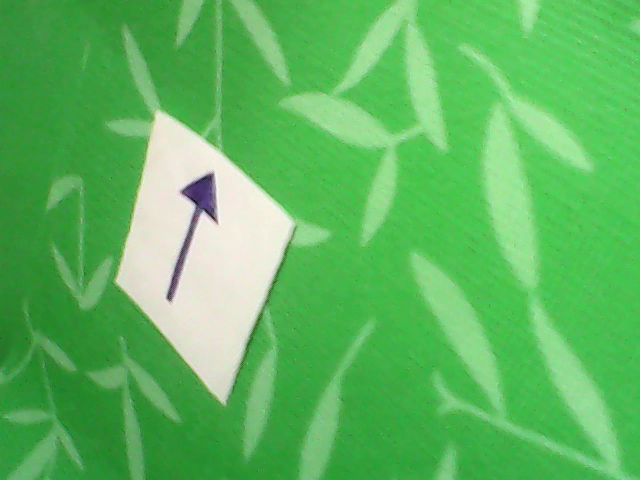
#> input picture data/imgs/arrow/vlcsnap-2020-10-21-18h01m22s212.png, 640 x 480 px; its folder holds only this picture in this run
$ jupyter execute cv_hw3.ipynb   (shell and % lines are left out)
#> lines starting #> are read from the running program, lines starting #| are printed output that depends on the picture; after the words box and inside, x2 and y2 are one past the last pixel; in counts of white or black regions, pixels touching at a corner belong together; long printed decimals are rounded
# Домашнее задание 3

[x] [1 балл] Реализуйте чтение изображений, лежащих в /data/imgs/arrow (как в демо с калибровкой камеры с семинара). Вся обязательная часть задания выполняется с этими изображениями

[x] [2 балла] Реализуйте нахождение расстояния от камеры до листка, учитывая, что это тот же листок, что был в первом демо

[x] [3 балла] Реализуйте приведение изображения листка к "виду сверху"

[x] [6 баллов] Реализуйте определение направления, в котором указывает стрелка. Можно использовать скелетонизацию из первого семинара по зрению: получить маску темной области (стрелки) внутри изображения листка, применить скелетонизацию, вычислить направление. Можно поступить иначе: после нахождения маски вычислить градиенты Собеля по x и y и проанализировать их направления. P.S. Можно использовать и полностью свой метод

[ ] [3 балла] Доп. задача 1: Примените написанный Вами код к видео https://drive.google.com/file/d/1AQhg2lL5FL4edlOcxY2SHOOZ-v9TgHBD/view?usp=sharing. Загрузите видео на свой гугл диск, а затем дополните имеющийся код монтированием диска и чтением в цикле кадров видео, приведёнными в конце семинара

[ ] [5 баллов] Доп. задача 2: определите, нормально ли видно листок в кадре. На некоторых кадрах его видно не полностью, один или больше уголков находятся за кадром. Это можно автоматически обнаруживать, к примеру используя размеры стрелки, и выводить на соответствующем кадре маркер - текст или цветную метку

[cell 1]
cd cvr_course/notebooks

[cell 2]
import numpy as np
import cv2
import time
import os
import math
import sys
import glob
from matplotlib import pyplot as plt


imgs = glob.glob ("../data/imgs/arrow/*.png")


def find_contour(img):

    low = 200
    high = 255
    low_th  = (low, low, low)
    high_th = (high, high, high)

    mask = cv2.inRange (img, low_th, high_th)
    rect_kernel = cv2.getStructuringElement(cv2.MORPH_RECT, (5, 30))
    threshed = cv2.morphologyEx(mask, cv2.MORPH_CLOSE, rect_kernel)

    contours, hierarchy = cv2.findContours (threshed, cv2.RETR_TREE, cv2.CHAIN_APPROX_SIMPLE)

    good_contours = []
    for contrs in contours:
        length = cv2.arcLength (contrs, True)
        if  length > 200:
            good_contours.append(contrs)

    cnt = good_contours[0]
    approx_h = cv2.convexHull (cnt)

    epsilon = 0.05 * cv2.arcLength (approx_h, True)
    approx = cv2.approxPolyDP (approx_h, epsilon, True)

    return approx

def find_distance(approx):
    length = cv2.arcLength (approx, True)
    distance = 180.0 * 364 / length

    return distance


fig, ax = plt.subplots(2, 5, figsize=(20, 20))
for frame in imgs:
    img = cv2.imread(frame)
#> img is the input picture: shape (480, 640, 3); mean B, G, R 95, 183.6, 93.3


    approx = find_contour(img)
#> in find_contour, `mask = cv2.inRange (img, low_th, high_th)`:
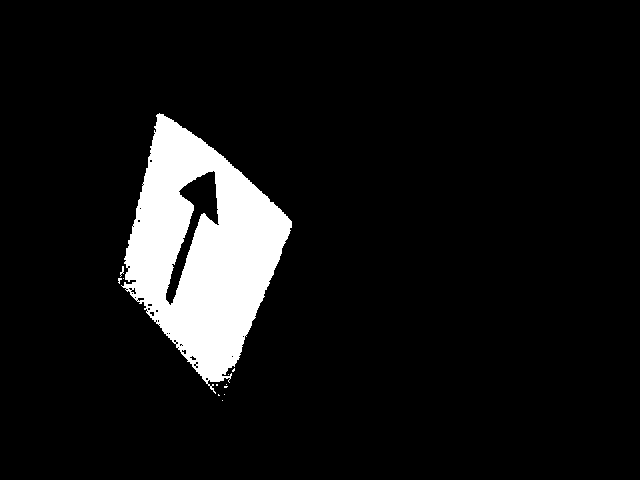
#> mask: shape (480, 640); 8.2% white; 12 white regions (10 under 20 px), largest, box (x1, y1, x2, y2) and area: (121, 113, 292, 394) 24980, (120, 266, 124, 277) 21
#> in find_contour, `threshed = cv2.morphologyEx(mask, cv2.MORPH_CLOSE, rect_kernel)`:
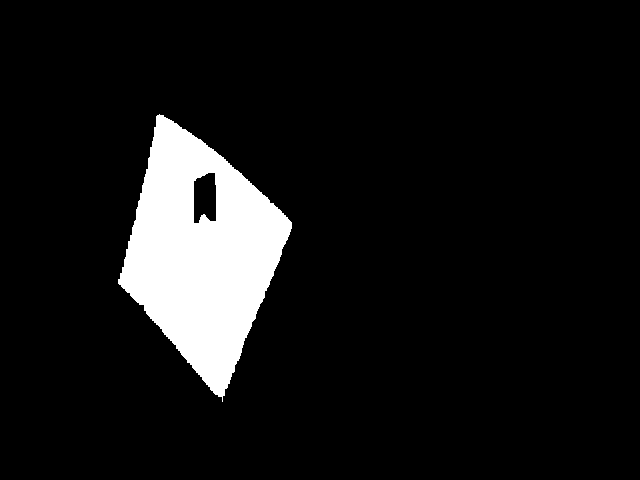
#> threshed: shape (480, 640); 8.7% white; 1 white region
#> in find_contour, `contours, hierarchy = cv2.findContours (threshed, cv2.RETR_TREE, cv2.C..`: contours = 2 contours; box (x1, y1, x2, y2) and area: (118, 114, 292, 402) 27224, (193, 172, 217, 224) 1017
#> the loop in find_contour, `for contrs in contours:` made 2 passes
#> length on passes 1 to 2: 778.8, 149.1
#> after the loop in find_contour, `for contrs in contours:`: good_contours = 1 contour; box (x1, y1, x2, y2) and area: (118, 114, 292, 402) 27224
#> in find_contour, `cnt = good_contours[0]`: cnt = contour of 390 points, box (x1, y1, x2, y2) (118, 114, 292, 402), area 27224
#> in find_contour, `approx_h = cv2.convexHull (cnt)`: approx_h = contour of 20 points, box (x1, y1, x2, y2) (118, 114, 292, 402), area 28230
#> in find_contour, `epsilon = 0.05 * cv2.arcLength (approx_h, True)`: epsilon = 34.81
#> in find_contour, `approx = cv2.approxPolyDP (approx_h, epsilon, True)`: approx = [[159, 114], [291, 222], [222, 401], [118, 283]]
#> approx = [[159, 114], [291, 222], [222, 401], [118, 283]]

    distance = find_distance(approx)
#> in find_distance, `length = cv2.arcLength (approx, True)`: length = 693.6
#> in find_distance, `distance = 180.0 * 364 / length`: distance = 94.47
#> distance = 94.47


    i = imgs.index(frame)
    print("image" ,i , "distance: ",  distance)
#| image 0 distance:  94.466

    cv2.drawContours(img, approx, -1, (255, 0, 0), 10)
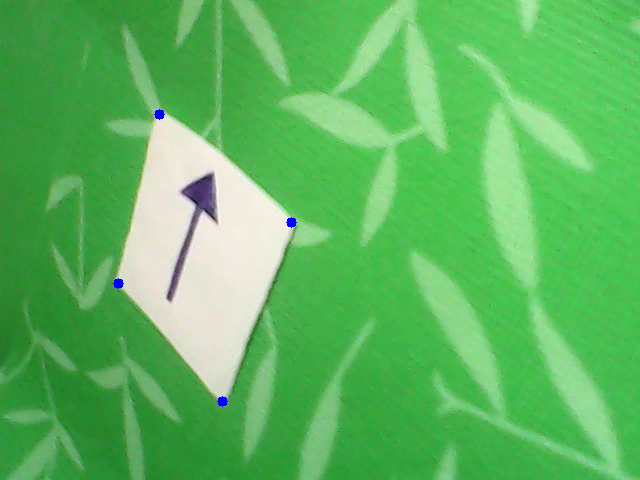
#> img: shape (480, 640, 3); 0.11% of pixels changed, all inside (x1, y1, x2, y2) = (113, 109, 297, 407)

    if i < 5:
        ax[0, i].imshow(img)
    else:
        ax[1, i-5].imshow(img)

plt.show()

[cell 3]
def order_points(pts):
    rect = np.zeros((4, 2), dtype="float32")

    sum = pts.sum(axis=1)

    rect[0] = pts[np.argmin(sum)]
    rect[2] = pts[np.argmax(sum)]

    diff = np.diff(pts, axis=1)
    diff_ = np.delete(diff, [np.argmin(sum), np.argmax(sum)])

    min_val = diff_[np.argmin(diff_)]
    max_val = diff_[np.argmax(diff_)]

    for i, val in enumerate(diff):
        if val == min_val:
            rect[1] = pts[i]
        if val == max_val:
            rect[3] = pts[i]

    return rect

def four_point_transform(image, pts):

    rect = order_points(pts)
    (tl, tr, br, bl) = rect

    widthA = np.sqrt(((br[0] - bl[0]) ** 2) + ((br[1] - bl[1]) ** 2))
    widthB = np.sqrt(((tr[0] - tl[0]) ** 2) + ((tr[1] - tl[1]) ** 2))
    maxWidth = max(int(widthA), int(widthB))

    heightA = np.sqrt(((tr[0] - br[0]) ** 2) + ((tr[1] - br[1]) ** 2))
    heightB = np.sqrt(((tl[0] - bl[0]) ** 2) + ((tl[1] - bl[1]) ** 2))
    maxHeight = max(int(heightA), int(heightB))

    dst = np.array([
        [0, 0],
        [maxWidth - 1, 0],
        [maxWidth - 1, maxHeight - 1],
        [0, maxHeight - 1]], dtype="float32")

    M = cv2.getPerspectiveTransform(rect, dst)

    warped = cv2.warpPerspective(image, M, (maxWidth, maxHeight))

    return warped

[cell 4]
fig, ax = plt.subplots(2, 5, figsize=(20, 20))


img_for_templ = cv2.imread(imgs[0])
approx = find_contour(img_for_templ)
#> the loop in find_contour (call 2), `for contrs in contours:` made 2 passes
warped = four_point_transform (img_for_templ, np.asarray (approx) [:, 0, :])
#> in order_points, `sum = pts.sum(axis=1)`: sum = [273, 513, 623, 401]
#> in order_points, `diff = np.diff(pts, axis=1)`: diff = [-45, -69, 179, 165]
#> in order_points, `diff_ = np.delete(diff, [np.argmin(sum), np.argmax(sum)])`: diff_ = [-69, 165]
#> in order_points, `min_val = diff_[np.argmin(diff_)]`: min_val = -69
#> in order_points, `max_val = diff_[np.argmax(diff_)]`: max_val = 165
#> the loop in order_points, `for i, val in enumerate(diff):` made 4 passes
#> val on passes 1 to 4: [-45], [-69], [179], [165]
#> after the loop in order_points, `for i, val in enumerate(diff):`: rect = [[159, 114], [291, 222], [222, 401], [118, 283]]
#> in four_point_transform, `(tl, tr, br, bl) = rect`: tl = [159, 114]; tr = [291, 222]; br = [222, 401]; bl = [118, 283]
#> in four_point_transform, `widthA = np.sqrt(((br[0] - bl[0]) ** 2) + ((br[1] - bl[1]) ** 2))`: widthA = 157.3
#> in four_point_transform, `widthB = np.sqrt(((tr[0] - tl[0]) ** 2) + ((tr[1] - tl[1]) ** 2))`: widthB = 170.6
#> in four_point_transform, `maxWidth = max(int(widthA), int(widthB))`: maxWidth = 170
#> in four_point_transform, `heightA = np.sqrt(((tr[0] - br[0]) ** 2) + ((tr[1] - br[1]) ** 2))`: heightA = 191.8
#> in four_point_transform, `heightB = np.sqrt(((tl[0] - bl[0]) ** 2) + ((tl[1] - bl[1]) ** 2))`: heightB = 173.9
#> in four_point_transform, `maxHeight = max(int(heightA), int(heightB))`: maxHeight = 191
#> in four_point_transform, `dst = np.array([ [0, 0], [maxWidth - 1, 0], [maxWidth - 1, maxHeight -..`: dst = [[0, 0], [169, 0], [169, 190], [0, 190]]
#> in four_point_transform, `M = cv2.getPerspectiveTransform(rect, dst)`: M = [[1.68, 0.407, -313.1], [-0.869, 1.06, 17.09], [0.00235, -0.000512, 1]]
#> in four_point_transform, `warped = cv2.warpPerspective(image, M, (maxWidth, maxHeight))`:
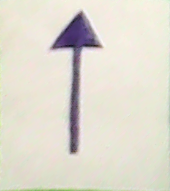
#> warped: shape (191, 170, 3); mean B, G, R 208, 219.9, 224
img_templ = warped[15:51, 58:105]
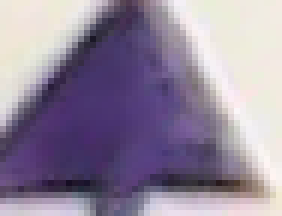
#> img_templ: shape (36, 47, 3) (shown 6 times larger); mean B, G, R 156.2, 134.8, 146.6

warped_array = []

for frame in imgs:

    img = cv2.imread(frame)

    approx = find_contour(img)

    # print(np.asarray(approx) [:, 0, :])

    warped = four_point_transform (img, np.asarray (approx) [:, 0, :])
#> the loop in order_points (call 2), `for i, val in enumerate(diff):` made 4 passes
    warped_array.append(warped)

    i = imgs.index(frame)
    if i < 5:
        ax[0, i].imshow(warped)
    else:
        ax[1, i-5].imshow(warped)

plt.show()

[cell 5]
fig, ax = plt.subplots(2, 5, figsize=(20, 20))

for i in range(len(warped_array)):

    img_warp = warped_array[i]
    res = cv2.matchTemplate(img_warp, img_templ, cv2.TM_CCORR_NORMED)
    min_val, max_val, min_loc, max_loc = cv2.minMaxLoc(res)

    dx, dy = [int(img_templ.shape[0]/2), int(img_templ.shape[1]/2)]

    arrow_loc = (max_loc[0]+dy, max_loc[1]+dx)
    cv2.circle(img_warp, arrow_loc, 25, (255, 0, 0), 1 )

    img_c_loc = (int(img_warp.shape[1]/2), int(img_warp.shape[0]/2))

    cv2.circle(img_warp, img_c_loc, 1, (0, 0, 255), -1 )


    if i < 5:
        ax[0, i].imshow(img_warp)
    else:
        ax[1, i-5].imshow(img_warp)
#> this loop made 1 pass
#> (min_val, max_val, min_loc, max_loc, dx, dy, arrow_loc, img_c_loc) on pass 1: (0.772, 1, (33, 26), (58, 15), 18, 23, (81, 33), (85, 95))
#> pass 1, `res = cv2.matchTemplate(img_warp, img_templ, cv2.TM_CCORR_NORMED)`:
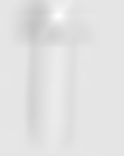
#> res: shape (156, 124) float32; min 0.772, max 1, mean 0.889

plt.show()

$ run again, on data/imgs/arrow/vlcsnap-2020-10-21-18h01m36s056.png
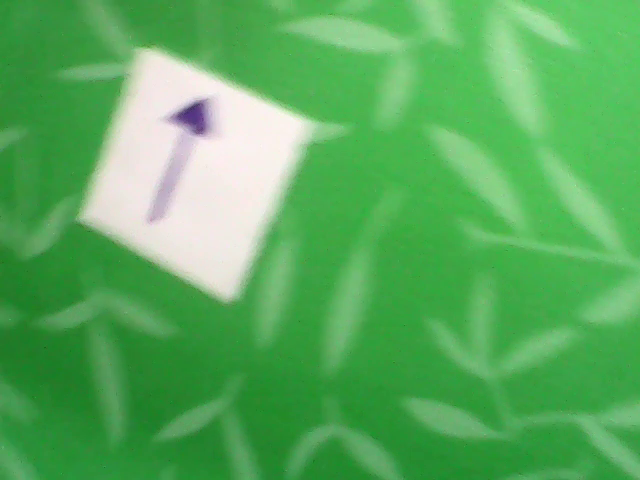
#> input picture data/imgs/arrow/vlcsnap-2020-10-21-18h01m36s056.png, 640 x 480 px
#> img is the input picture: shape (480, 640, 3); mean B, G, R 94, 172.7, 89.4
#> in find_contour, `mask = cv2.inRange (img, low_th, high_th)`:
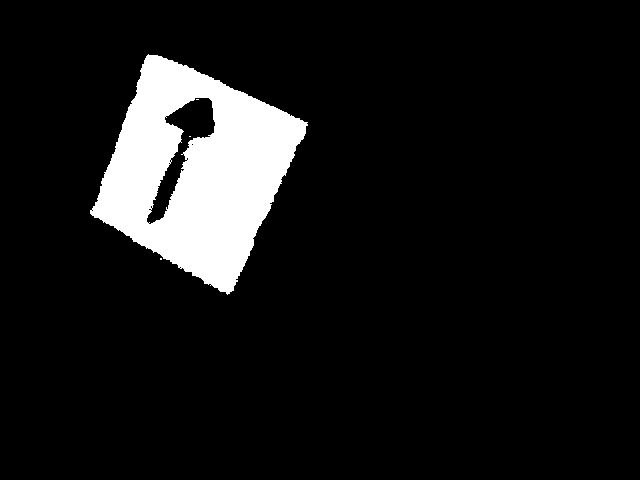
#> mask: shape (480, 640); 9.1% white; 4 white regions (3 under 20 px), largest, box (x1, y1, x2, y2) and area: (90, 54, 308, 295) 27964
#> threshed: shape (480, 640); 9.5% white; 1 white region
#> contours = 3 contours; box (x1, y1, x2, y2) and area: (90, 55, 308, 296) 30208, (183, 98, 213, 144) 1117, (157, 176, 169, 220) 396
#> the loop in find_contour, `for contrs in contours:` made 3 passes
#> length on passes 1 to 3: 778.7, 101, 141.5
#> after the loop in find_contour, `for contrs in contours:`: good_contours = 1 contour; box (x1, y1, x2, y2) and area: (90, 55, 308, 296) 30208
#> cnt = contour of 380 points, box (x1, y1, x2, y2) (90, 55, 308, 296), area 30208
#> approx_h = contour of 22 points, box (x1, y1, x2, y2) (90, 55, 308, 296), area 31425
#> epsilon = 34.7
#> in find_contour, `approx = cv2.approxPolyDP (approx_h, epsilon, True)`: approx = [[148, 55], [307, 123], [227, 295], [90, 214]]
#> in find_distance, `length = cv2.arcLength (approx, True)`: length = 691
#> in find_distance, `distance = 180.0 * 364 / length`: distance = 94.82
#| image 0 distance:  94.815
#> img: shape (480, 640, 3); 0.11% of pixels changed, all inside (x1, y1, x2, y2) = (85, 50, 313, 301)
#> the loop in find_contour (call 2), `for contrs in contours:` made 3 passes
#> sum = [203, 430, 522, 304]
#> diff = [-93, -184, 68, 124]
#> diff_ = [-184, 124]
#> in order_points, `min_val = diff_[np.argmin(diff_)]`: min_val = -184
#> in order_points, `max_val = diff_[np.argmax(diff_)]`: max_val = 124
#> the loop in order_points, `for i, val in enumerate(diff):` made 4 passes
#> val on passes 1 to 4: [-93], [-184], [68], [124]
#> after the loop in order_points, `for i, val in enumerate(diff):`: rect = [[148, 55], [307, 123], [227, 295], [90, 214]]
#> tl = [148, 55]; tr = [307, 123]; br = [227, 295]; bl = [90, 214]
#> widthA = 159.2
#> widthB = 172.9
#> maxWidth = 172
#> heightA = 189.7
#> heightB = 169.2
#> maxHeight = 189
#> dst = [[0, 0], [171, 0], [171, 188], [0, 188]]
#> M = [[1.21, 0.441, -203.2], [-0.459, 1.07, 8.9], [0.00106, -0.000216, 1]]
#> the loop in order_points (call 2), `for i, val in enumerate(diff):` made 4 passes
#> the loop `for i in range(len(warped_array)): ` made 1 pass
#> (min_val, max_val, min_loc, max_loc, dx, dy, arrow_loc, img_c_loc) on pass 1: (0.858, 1, (32, 25), (58, 15), 18, 23, (81, 33), (86, 94))
#> pass 1, `res = cv2.matchTemplate(img_warp, img_templ, cv2.TM_CCORR_NORMED)`:
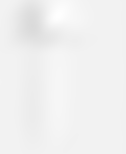
#> res: shape (154, 126) float32; min 0.858, max 1, mean 0.946

$ run again, on data/imgs/arrow/vlcsnap-2020-10-21-18h01m44s163.png
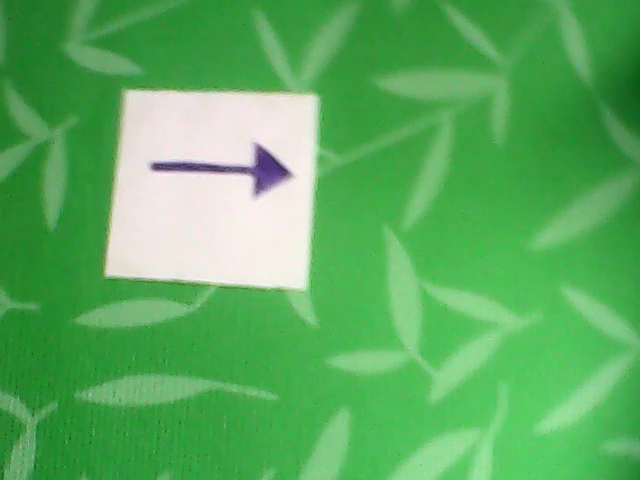
#> input picture data/imgs/arrow/vlcsnap-2020-10-21-18h01m44s163.png, 640 x 480 px
#> img is the input picture: shape (480, 640, 3); mean B, G, R 95, 172.5, 90.7
#> in find_contour, `mask = cv2.inRange (img, low_th, high_th)`:
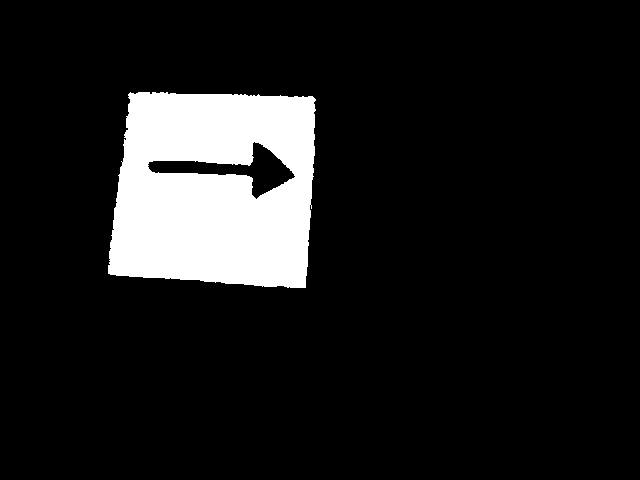
#> mask: shape (480, 640); 11% white; 1 white region, box (x1, y1, x2, y2) and area: (108, 92, 316, 288) 33724
#> threshed: shape (480, 640); 11.5% white; 1 white region
#> contours = 2 contours; box (x1, y1, x2, y2) and area: (108, 93, 316, 289) 36024, (252, 143, 278, 199) 1124
#> the loop in find_contour, `for contrs in contours:` made 2 passes
#> length on passes 1 to 2: 779.1, 143
#> after the loop in find_contour, `for contrs in contours:`: good_contours = 1 contour; box (x1, y1, x2, y2) and area: (108, 93, 316, 289) 36024
#> cnt = contour of 114 points, box (x1, y1, x2, y2) (108, 93, 316, 289), area 36024
#> approx_h = contour of 23 points, box (x1, y1, x2, y2) (108, 93, 316, 289), area 36669
#> epsilon = 37.77
#> in find_contour, `approx = cv2.approxPolyDP (approx_h, epsilon, True)`: approx = [[130, 93], [315, 100], [305, 288], [108, 274]]
#> in find_distance, `length = cv2.arcLength (approx, True)`: length = 753.2
#> in find_distance, `distance = 180.0 * 364 / length`: distance = 86.99
#| image 0 distance:  86.986
#> img: shape (480, 640, 3); 0.11% of pixels changed, all inside (x1, y1, x2, y2) = (103, 88, 321, 294)
#> the loop in find_contour (call 2), `for contrs in contours:` made 2 passes
#> sum = [223, 415, 593, 382]
#> diff = [-37, -215, -17, 166]
#> diff_ = [-215, 166]
#> in order_points, `min_val = diff_[np.argmin(diff_)]`: min_val = -215
#> in order_points, `max_val = diff_[np.argmax(diff_)]`: max_val = 166
#> the loop in order_points, `for i, val in enumerate(diff):` made 4 passes
#> val on passes 1 to 4: [-37], [-215], [-17], [166]
#> after the loop in order_points, `for i, val in enumerate(diff):`: rect = [[130, 93], [315, 100], [305, 288], [108, 274]]
#> tl = [130, 93]; tr = [315, 100]; br = [305, 288]; bl = [108, 274]
#> widthA = 197.5
#> widthB = 185.1
#> maxWidth = 197
#> heightA = 188.3
#> heightB = 182.3
#> maxHeight = 188
#> dst = [[0, 0], [196, 0], [196, 187], [0, 187]]
#> M = [[1.16, 0.141, -163.5], [-0.0441, 1.16, -102.6], [0.000178, 0.000413, 1]]
#> the loop in order_points (call 2), `for i, val in enumerate(diff):` made 4 passes
#> the loop `for i in range(len(warped_array)): ` made 1 pass
#> (min_val, max_val, min_loc, max_loc, dx, dy, arrow_loc, img_c_loc) on pass 1: (0.921, 1, (122, 54), (58, 15), 18, 23, (81, 33), (98, 94))
#> pass 1, `res = cv2.matchTemplate(img_warp, img_templ, cv2.TM_CCORR_NORMED)`:
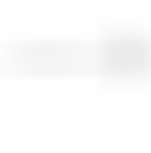
#> res: shape (153, 151) float32; min 0.921, max 1, mean 0.988
